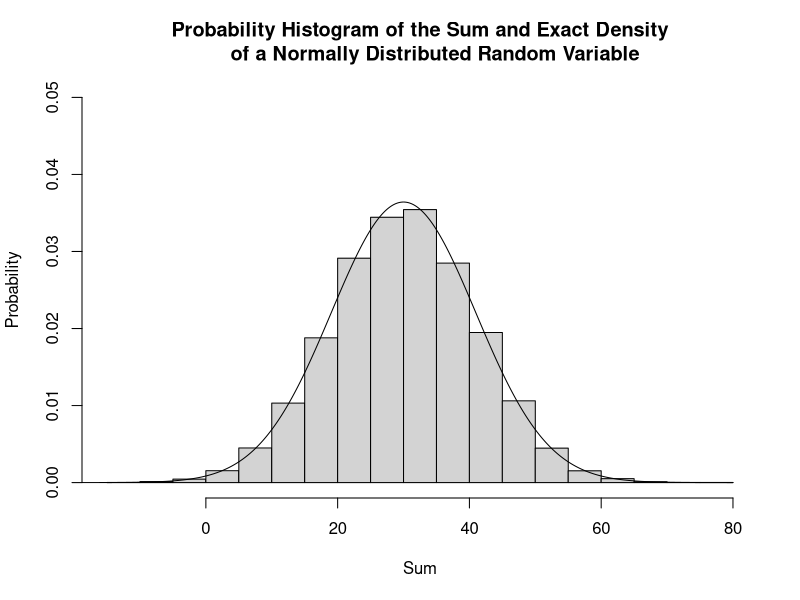

This chart was generated by the following R code:
## ---- chunk 1
mu1 = 1 # mean
sigma1 = sqrt(4) # standard deviation
N = 40000 # number of simulations
n = 30 # sample size
## ---- chunk 2
sum_result = rep(0,N) # saves the sum of the generated sample with size n
for (i in 1:N) {
  one_sim = rnorm(n, mu1, sigma1)
  sum_result[i] = sum(one_sim)
}
## ---- chunk 3
mu2 = 30
sigma2 = sqrt(120)
range = 50
## ---- chunk 4
y = seq(mu2 - range, mu2 + range, by=0.1)
density = dnorm(y, mean=mu2, sd=sigma2)
## ---- chunk 5
hist(sum_result, prob=TRUE,
     main = "Probability Histogram of the Sum and Exact Density
     of a Normally Distributed Random Variable",
     xlab = "Sum", ylab = "Probability", ylim=(c(0, 0.05)))
lines(y, density)
